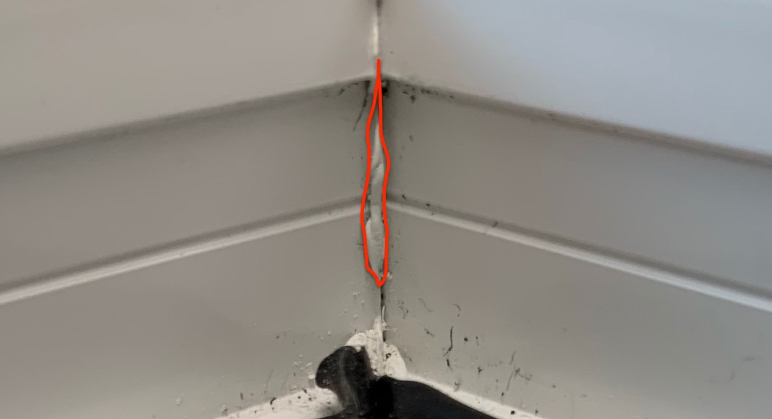
#> input picture IMG_3059.jpeg, 1544 x 838 px (shown at 1/2 size)
$ jupyter execute --allow-errors 20210310.ipynb
#> lines starting #> are read from the running program, lines starting #| are printed output that depends on the picture; after the words box and inside, x2 and y2 are one past the last pixel; in counts of white or black regions, pixels touching at a corner belong together
#> further down, src is the input picture: shape (838, 1544, 3); mean B, G, R 134.7, 140.6, 144.7
#> (a cell that did not finish here is left out)

[cell 2]
import cv2 as cv
import numpy as np

#detect the line using SHT
def line_detection(image):
    img = cv.cvtColor(image, cv.COLOR_BGR2GRAY)
    #load camera parameters
    # camMtx = np.genfromtxt("intrinsics.csv", delimiter = ",")
    # dist = np.genfromtxt("distortion.csv", delimiter = ",")

    #image processing
    #img = cv.undistort(img, camMtx, dist, None)
    img = cv.GaussianBlur(img,(3,3),0)
    nimg = cv.bitwise_not(img)
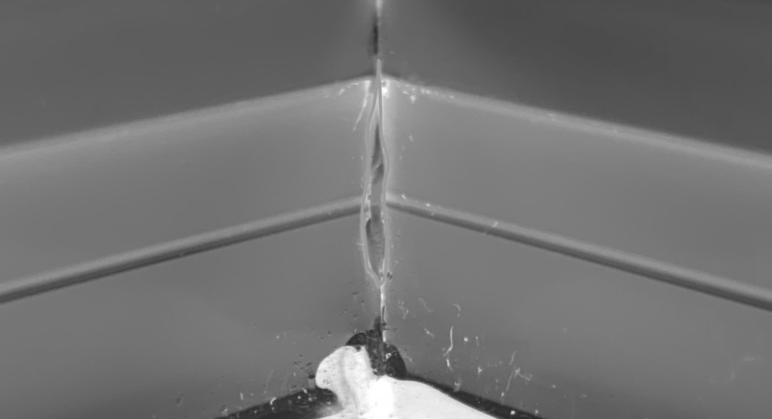
#> nimg: shape (838, 1544) (shown at 1/2 size); min 40, max 255, mean 113.8

    # compute the median of the single channel pixel intensities
    v = np.median(img)
#> v = 139
    nv = np.median(nimg)
#> nv = 116
    sigma = 0.33

    #Canny edge detection
    lower = int(max(0, (1.0 - sigma) * v))
#> lower = 93
    upper = int(min(255, (1.0 + sigma) * v))
#> upper = 184
    edges = cv.Canny(img, lower, upper)
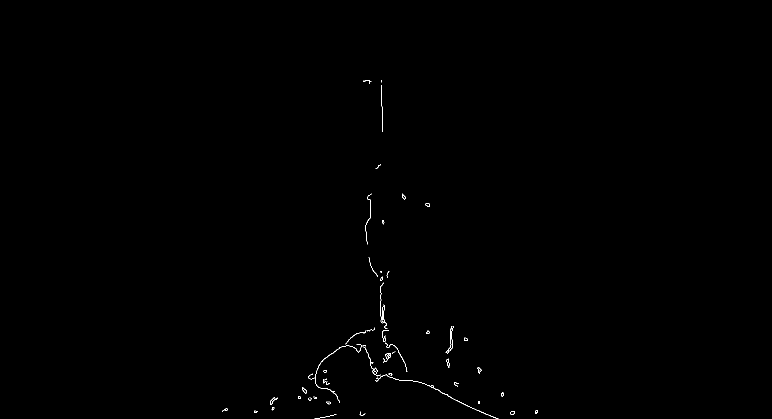
#> edges: shape (838, 1544) (shown at 1/2 size); 0.19% white in thin lines or dots, all inside (x1, y1, x2, y2) = (444, 160, 1076, 837)
    nlower = int(max(0, (1.0 - sigma) * nv))
#> nlower = 77
    nupper = int(min(255, (1.0 + sigma) * nv))
#> nupper = 154
    nedges = cv.Canny(nimg, nlower, nupper)
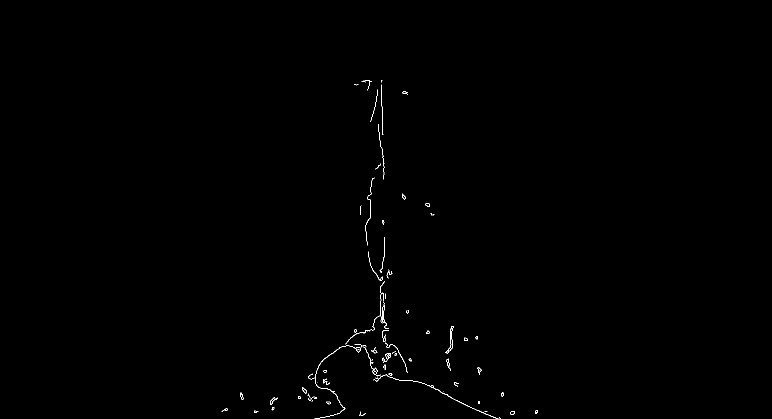
#> nedges: shape (838, 1544) (shown at 1/2 size); 0.26% white in thin lines or dots, all inside (x1, y1, x2, y2) = (443, 160, 1076, 837)

    cv.imwrite("edges.png",edges)
    cv.imwrite("negative_edges.png",nedges)

    # run Hough on edge detected image
    if nedges.mean() > edges.mean():
        lines = cv.HoughLines(nedges,1,np.pi/180,135)
#> lines = None
    else:
        lines = cv.HoughLines(edges,1,np.pi/180,135)
    # clean noisy lines due to distortion correction
    height, width = img.shape
#> height = 838; width = 1544
    alpha = 0.05
    c = 0
    for i,line in enumerate(lines):
        if (abs(line[0][0]) > (1-alpha)*width) | (abs(line[0][0]) < alpha*height) | ((abs(line[0][0]) > (1-alpha)*height) & (abs(line[0][0]) < height) & (abs(line[0][1]) > np.pi/4)):
            lines = np.delete(lines,i-c,axis=0)
            c = c+1
#> this loop made 0 passes
#> after the loop, c = 0
    res_img = img.copy()

    #plot the lines
    for line in lines:
        rho,theta=line[0]
        a=np.cos(theta)
        b=np.sin(theta)
        x0=a*rho
        y0=b*rho
        x1=int(x0+100000*(-b))
        y1=int(y0+100000*a)
        x2=int(x0-100000*(-b))
        y2 = int(y0 - 100000 * a)
        cv.line(image,(x1,y1),(x2,y2),(0,0,255),2)
        print("Line",  ":(", x1,y1,"),(",x2,y2,")")


    cv.imshow("img lines",image)
    cv.imwrite("linesDetected.jpg",res_img)
    images = np.hstack((img,nimg,edges,nedges,res_img))

    cv.namedWindow("image", cv.WINDOW_AUTOSIZE)
    cv.startWindowThread()


# [4 lines of commented-out code are left out]

[cell 3]
import cv2 as cv
import numpy as np

def line_intersection(line1, line2):
    xdiff = (line1[0][0] - line1[1][0], line2[0][0] - line2[1][0])
    ydiff = (line1[0][1] - line1[1][1], line2[0][1] - line2[1][1])
#revise the line representation

    def det(a, b):
        return a[0] * b[1] - a[1] * b[0]

    div = det(xdiff, ydiff)
    if div == 0:
        raise Exception('lines do not intersect')

    d = (det(*line1), det(*line2))
    x = det(d, xdiff) / div
    y = det(d, ydiff) / div
    return x, y


lineA = [[-93621, 35157],[94317, -33246]]
lineB =  [[-93513, -35431],[93202, 36241]]

[a,b] = line_intersection(lineA, lineB)
x = np.round(a).astype("int")
y = np.round(b).astype("int")
print(x,y)

src = cv.imread("IMG_3059.jpeg")
#> (the rest of this cell did not finish here and is left out)

$ run again, with IMG_3058.jpeg copied over IMG_3059.jpeg
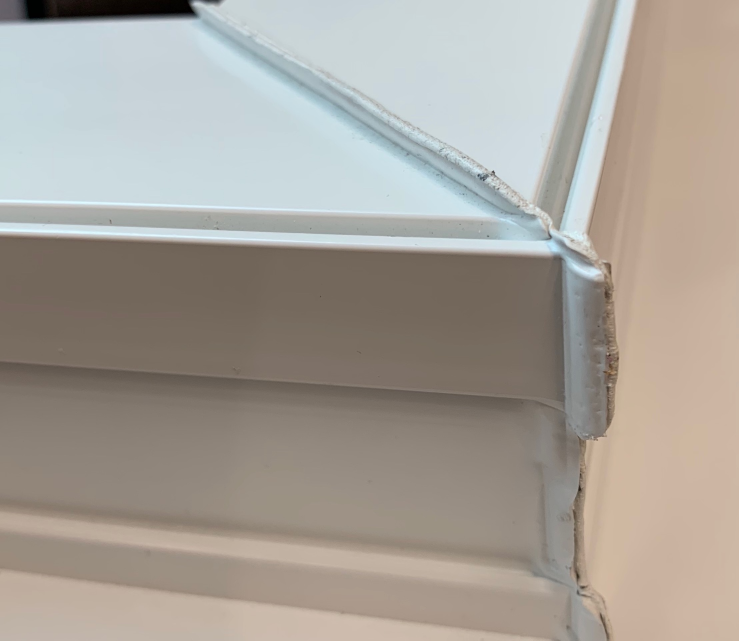
#> input picture IMG_3058.jpeg, 2216 x 1921 px (shown at 1/3 size)
#> src is the input picture: shape (1921, 2216, 3); mean B, G, R 153, 161, 167.2
#> v = 168
#> nv = 87
#> lower = 112
#> upper = 223
#> in line_detection, `edges = cv.Canny(img, lower, upper)`:
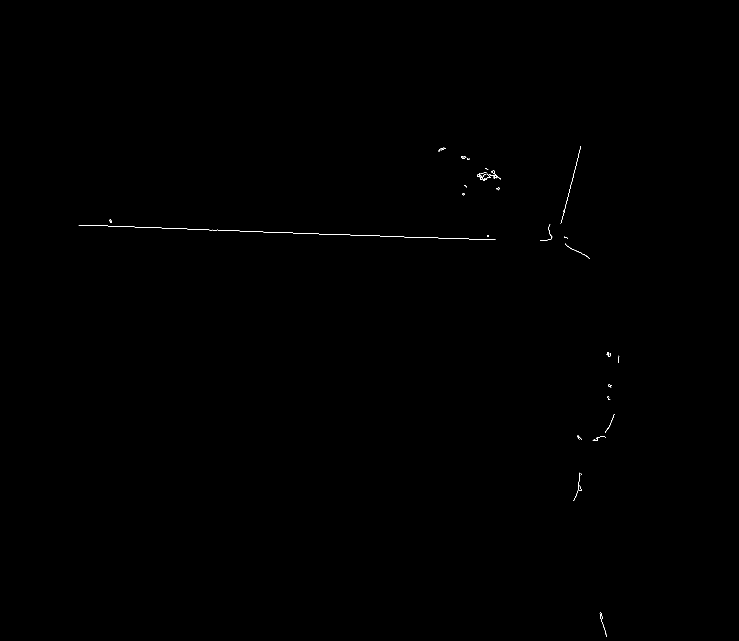
#> edges: shape (1921, 2216) (shown at 1/3 size); 0.07% white in thin lines or dots, all inside (x1, y1, x2, y2) = (236, 438, 1858, 1911)
#> nlower = 58
#> nupper = 115
#> nedges: shape (1921, 2216); 0.25% white in thin lines or dots, all inside (x1, y1, x2, y2) = (0, 1, 1858, 1921)
#> lines = [[667, 1.61], [1796, 0.244], [-258, 2.09]]
#> the loop in line_detection, `for i,line in enumerate(lines):` made 3 passes
#> after the loop in line_detection, `for i,line in enumerate(lines):`: c = 0
#> the loop in line_detection, `for line in lines:` made 3 passes
#> (rho, theta, a, b, x0, y0, x1, y1) on passes 1 to 3: (667, 1.61, -0.0349, 0.999, -23.28, 666.6, -99962, -2823), (1796, 0.244, 0.97, 0.242, 1742.7, 434.5, -22449, 97464), (-258, 2.09, -0.5, 0.866, 129, -223.4, -86473, -50223)
#> (printed output is left out)
#> in line_detection, `images = np.hstack((img,nimg,edges,nedges,res_img))`:
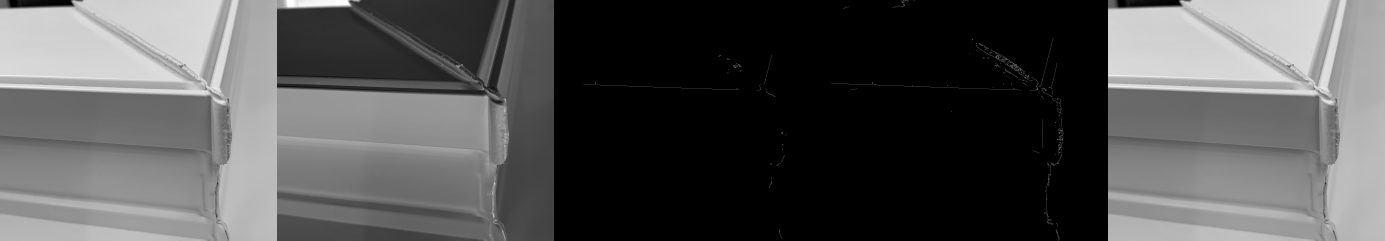
#> images: shape (1921, 11080) (shown at 1/8 size); min 0, max 255, mean 83.5
